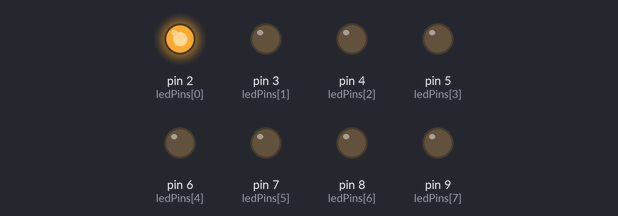
Recording of a sketch running on a simulated Arduino Uno, built with avr-gcc and run on an emulated ATmega328P. Shown: output pins drawn as LEDs (lit = HIGH).

Above: at 0.2 s.
At 1.2 s:
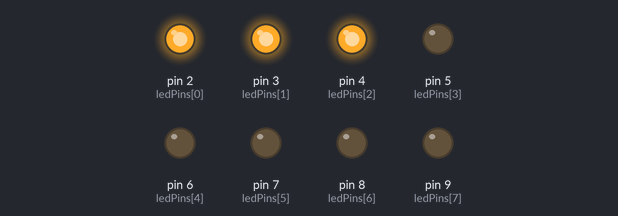
At 2.2 s:
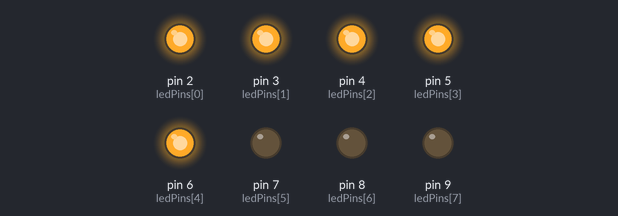
At 4.7 s:
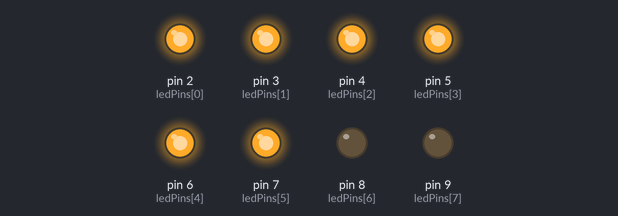
At 6.7 s:
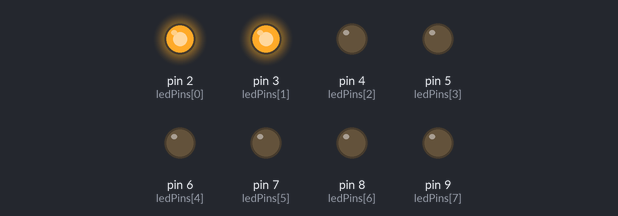
At 9.7 s:
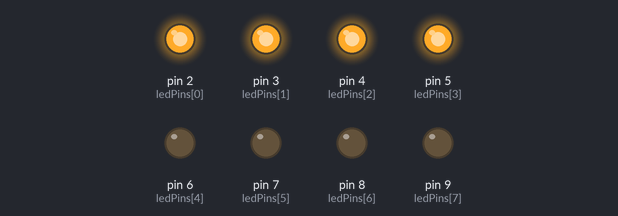
Timing chart, 0 to 10.4 s (numbered marks = the images above):
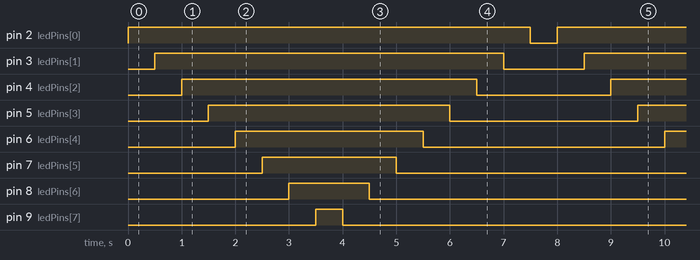

Measured:
- by itself, pin 2 (ledPins[0]): alternates HIGH for 7.5 s and LOW for 0.50 s
- by itself, pin 3 (ledPins[1]): alternates HIGH for 6.5 s and LOW for 1.5 s
- by itself, pin 4 (ledPins[2]): alternates HIGH for 5.5 s and LOW for 2.5 s
- by itself, pin 5 (ledPins[3]): alternates HIGH for 4.5 s and LOW for 3.5 s
- by itself, pin 6 (ledPins[4]): alternates HIGH for 3.5 s and LOW for 4.5 s
- by itself, pin 7 (ledPins[5]): alternates HIGH for 2.5 s and LOW for 5.5 s
- by itself, pin 8 (ledPins[6]): alternates HIGH for 1.5 s and LOW for 6.5 s
- by itself, pin 9 (ledPins[7]): alternates HIGH for 0.50 s and LOW for 7.5 s

The sketch:

oneonatatime.ino
```cpp
int ledPins[]={2,3,4,5,6,7,8,9};

void setup()
{
  int index;
  for(index=0;index<=7;index++)
  {
    pinMode(ledPins[index],OUTPUT);
  }
}

void loop()
{
  oneOnAtATime();
}

void oneOnAtATime()
{
  int index;
  int delayTime=500;

  for(index=0;index<=7;index++)
  {
    digitalWrite(ledPins[index],HIGH);
    delay(delayTime);
  }
  for(index=7;index>=0;index--)
  {
    digitalWrite(ledPins[index],LOW);
    delay(delayTime);
  }
}
```
